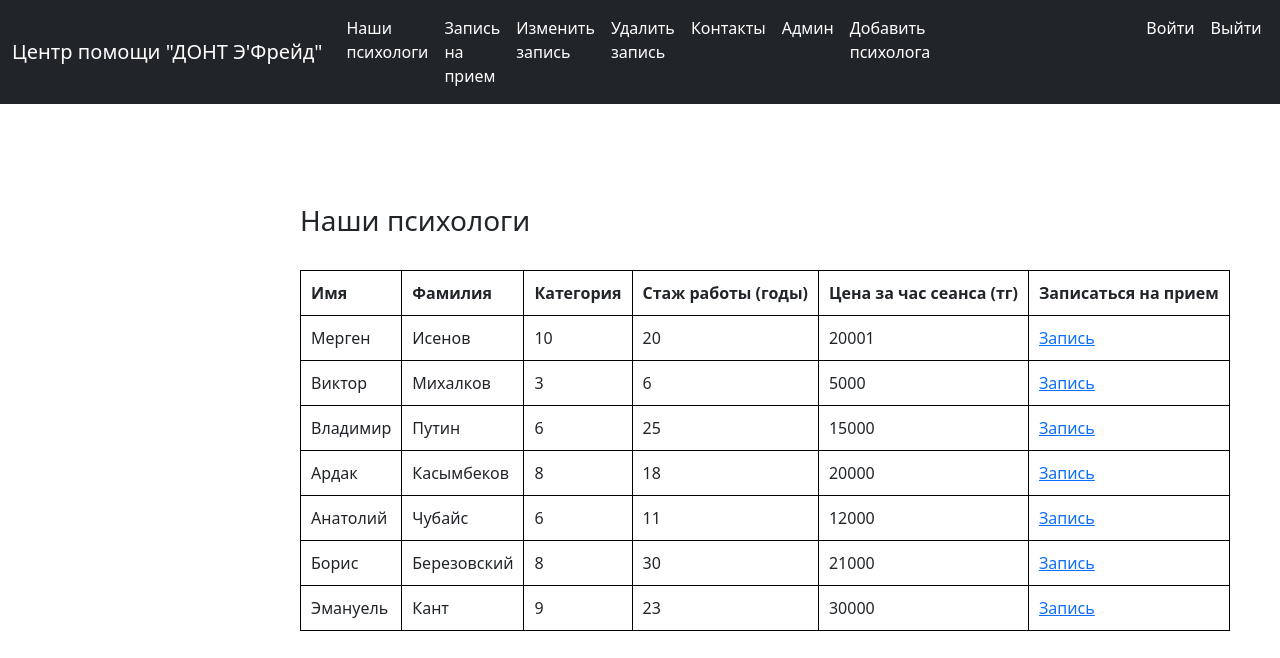
The page /psychologist/ on the database its author committed.
### app/models.py (models this page shows, shortened)
class Psychologist(models.Model):
    fname = models.CharField(max_length=30)
    lname = models.CharField(max_length=30)
    category = models.IntegerField(validators=[MinValueValidator(0), MaxValueValidator(10)])
    experience = models.IntegerField()
    hour_price = models.IntegerField(null=True)

### app/views.py (the view)
# urls.py: path('psychologist/', psychologist, name='psychologist'),
def psychologist(request):
    psy = Psychologist.objects.all()
    context = {'psy':psy}
    return render(request, 'psychologist.html', context)

### app/templates/psychologist.html (shortened to what this page needs)
<!DOCTYPE html>
<html lang="en">
<head>
    <link href="https://cdn.jsdelivr.net/npm/bootstrap@5.3.0/dist/css/bootstrap.min.css" rel="stylesheet">
</head>
<body>
    <nav class="navbar navbar-expand navbar-dark bg-dark" aria-label="Second navbar example">
        <div class="container-fluid">
            <a class="navbar-brand" href="{% url 'index' %}">Центр помощи "ДОНТ Э'Фрейд"</a>
            <div class="collapse navbar-collapse" id="navbarsExample02">
                <ul class="navbar-nav me-auto">
                    <li class="nav-item">
                        <a class="nav-link active" aria-current="page" href="{% url 'psychologist' %}">Наши психологи</a>
                    </li>
                    <li class="nav-item">
                        <a class="nav-link active" aria-current="page" href="{% url 'psychologist' %}">Запись на прием</a>
                    </li>
                    <li class="nav-item">
                        <a class="nav-link active" aria-current="page" href="{% url 'update_appointment' %}">Изменить запись</a>
                    </li>
                    <li class="nav-item">
                        <a class="nav-link active" aria-current="page" href="{% url 'delete_appointment' %}">Удалить запись</a>
                    </li>
                    <li class="nav-item">
                        <a class="nav-link active" aria-current="page" href="{% url 'contact_us' %}">Контакты</a>
                    </li>
                    <li class="nav-item">
                        <a class="nav-link active" aria-current="page" href="{% url 'home' %}">Админ</a>
                    </li>
                    <li class="nav-item">
                        <a class="nav-link active" aria-current="page" href="{% url 'add_psy' %}">Добавить психолога</a>
                    </li>
                    <li class="nav-item" style="text-align: right; margin-left:200px;">
                        <a class="nav-link active" aria-current="page" href="{% url 'user_login' %}">Войти</a>
                    </li>
                    <li class="nav-item">
                        <a class="nav-link active" aria-current="page" href="{% url 'user_logout' %}">Выйти</a>
                    </li>
                </ul>
            </div>
        </div>
    </nav>
    <div style="margin-left: 300px; margin-top: 100px;">
        <h3> Наши психологи </h3> <br>
        <table>
            <tr>
                <th> Имя </th>
                <th> Фамилия </th>
                <th> Категория </th>
                <th> Стаж работы (годы) </th>
                <th> Цена за час сеансa (тг) </th>
                <th> Записаться на прием </th>
            </tr>
            {% for each in psy %}
            <tr>
                <td> {{ each.fname }} </td>
                <td> {{ each.lname }} </td>
                <td> {{ each.category }} </td>
                <td> {{ each.experience }} </td>
                <td> {{ each.hour_price }} </td>
                <td> <a href="{% url 'appointment' each.id %}"> Запись </a> </td>
            </tr>
            {% endfor %}
        </table>
    </div>
</body>
</html>

### app/templates/psychologist.html (style rules this page uses)
th, td { border: 1px solid black; max-width: 500px; padding: 10px; }

### rows shown on the page
Psychologist: fname "Мерген", lname "Исенов", category "10", experience "20", hour_price "20001"
Psychologist: fname "Виктор", lname "Михалков", category "3", experience "6", hour_price "5000"
Psychologist: fname "Владимир", lname "Путин", category "6", experience "25", hour_price "15000"
Psychologist: fname "Ардак", lname "Касымбеков", category "8", experience "18", hour_price "20000"
Psychologist: fname "Анатолий", lname "Чубайс", category "6", experience "11", hour_price "12000"
Psychologist: fname "Борис", lname "Березовский", category "8", experience "30", hour_price "21000"
Psychologist: fname "Эмануель", lname "Кант", category "9", experience "23", hour_price "30000"
